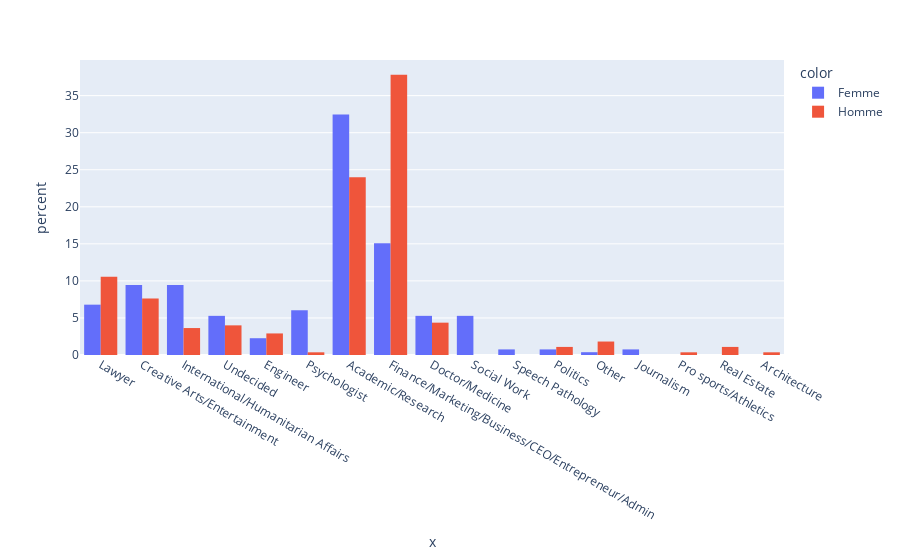

Notebook code for this chart:
### Code cell
px.histogram(x=df_part['career_c'].map(career_dict),color=df_part['gender'].map(gender_dict),barmode="group",histnorm='percent')

### Figure 1 — Plotly figure (JSON) as saved in the notebook; plotly's stock layout.template omitted (floating-point values rounded to 4 significant figures; data arrays with more than 128 entries replaced by an {"elided": "..."} marker saying what was removed)
{"data": [{"alignmentgroup": "True", "bingroup": "x", "histnorm": "percent", "hovertemplate": "color=Femme<br>x=%{x}<br>percent=%{y}<extra></extra>", "legendgroup": "Femme", "marker": {"color": "#636efa", "pattern": {"shape": ""}}, "name": "Femme", "offsetgroup": "Femme", "orientation": "v", "showlegend": true, "type": "histogram", "x": {"elided": "274 str values"}, "xaxis": "x", "yaxis": "y"}, {"alignmentgroup": "True", "bingroup": "x", "histnorm": "percent", "hovertemplate": "color=Homme<br>x=%{x}<br>percent=%{y}<extra></extra>", "legendgroup": "Homme", "marker": {"color": "#EF553B", "pattern": {"shape": ""}}, "name": "Homme", "offsetgroup": "Homme", "orientation": "v", "showlegend": true, "type": "histogram", "x": {"elided": "278 str values"}, "xaxis": "x", "yaxis": "y"}], "layout": {"barmode": "group", "legend": {"title": {"text": "color"}, "tracegroupgap": 0}, "margin": {"t": 60}, "xaxis": {"anchor": "y", "domain": [0, 1], "title": {"text": "x"}}, "yaxis": {"anchor": "x", "domain": [0, 1], "title": {"text": "percent"}}}}
